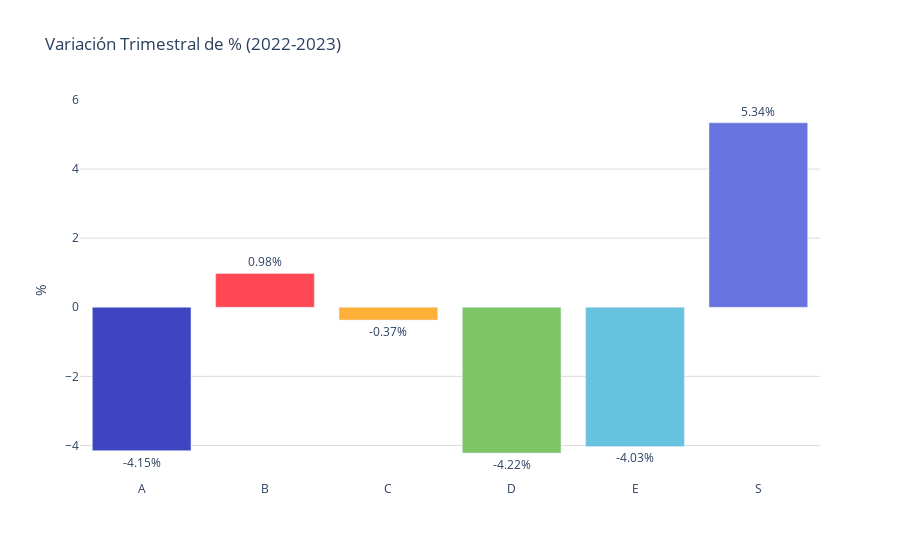

The cell this chart's notebook holds for it:
### Code cell
colores = ['#3d45c0', '#ff4853', '#ffb038', '#7cc668', '#67c2df', '#6773df', '#939fad']

fig = go.Figure()
fig.add_trace(go.Bar(
    x=suma_por_letra_segmento['letra_segmento'],
    y=suma_por_letra_segmento['cambio_porcentual'],
    base=0,
    marker_color=[colores[i % len(colores)] for i in range(len(suma_por_letra_segmento))],  # Usar los colores definidos
    text=suma_por_letra_segmento['cambio_porcentual'],  # Usar los porcentajes como texto
    textposition='outside',  # Mostrar el texto dentro de las barras
    texttemplate='%{text}%',  # Formato del texto
    hoverinfo='none',  # No mostrar información al pasar el cursor
))
fig.update_yaxes(range=[-5, 6])
fig.update_layout(
    title='Variación Trimestral de % (2022-2023)',
    #xaxis_title='Segmentos',
    yaxis_title='%',
    yaxis=dict(gridcolor='#dddcda'),
    plot_bgcolor='rgba(0,0,0,0)'
)
# Exportar gráfica como archivo HTML
def guardar_grafico_como_html(fig, nombre_archivo, carpeta='graficas'):
    # Crear la carpeta si no existe
    if not os.path.exists(carpeta):
        os.makedirs(carpeta)
    
    # Gráfica como archivo HTML en la carpeta especificada
    pio.write_html(fig, f'{carpeta}/{nombre_archivo}.html')

guardar_grafico_como_html(fig, 'g_bar_tendencia_preciosegmento_tulancingo', carpeta='graficas')

fig.show()

### Figure 1 — Plotly figure (JSON) as saved in the notebook; plotly's stock layout.template omitted (floating-point values rounded to 4 significant figures)
{"data": [{"base": 0, "hoverinfo": "none", "marker": {"color": ["#3d45c0", "#ff4853", "#ffb038", "#7cc668", "#67c2df", "#6773df"]}, "text": [-4.15, 0.98, -0.37, -4.22, -4.03, 5.34], "textposition": "outside", "texttemplate": "%{text}%", "type": "bar", "x": ["A", "B", "C", "D", "E", "S"], "y": [-4.15, 0.98, -0.37, -4.22, -4.03, 5.34]}], "layout": {"plot_bgcolor": "rgba(0,0,0,0)", "title": {"text": "Variación Trimestral de % (2022-2023)"}, "yaxis": {"gridcolor": "#dddcda", "range": [-5, 6], "title": {"text": "%"}}}}
